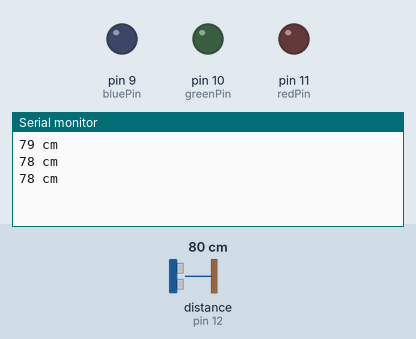
A sketch run on a simulated Arduino Uno, built with avr-gcc and run on an emulated ATmega328P. On the bench: output pins drawn as LEDs (lit = HIGH), the last lines printed to the serial monitor. Wiring (inferred from the names in the program): ultrasonic range finder: trigger pin 13; echo pin 12. The inputs (shaded band) are chosen by the test bench; at power-on: distance to the obstacle (sensor on pin 12) 80 cm. The echo pulse lasts 58.3 µs per cm; pins used as bus, display or sensor lines are not drawn.

Above: at 1.3 s.
1.4 s: distance to the obstacle (sensor on pin 12) set to 250 cm
At 2.0 s:
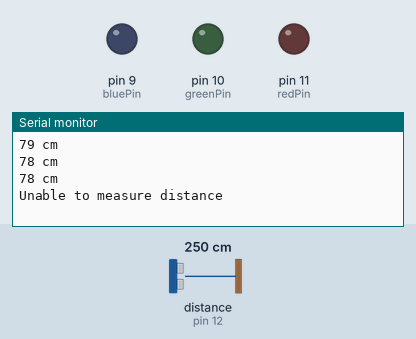
3.5 s: distance to the obstacle (sensor on pin 12) set to 4 cm
At 4.0 s:
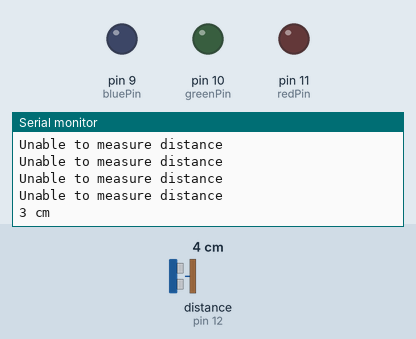
Timing chart, 0 to 6.5 s (numbered marks = the images above; inputs shaded):
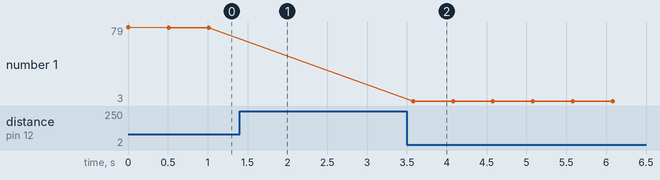

Measured:
- after the input at 1.4 s, the serial monitor: prints a new line after 0.13 s (image 1)
- after the input at 3.5 s, the serial monitor: prints a new line after 0.08 s (image 2)
- plotted number 1: 78 → 3 after the input at 3.5 s

The sketch:

ULTRASONIC_SAMPLE_SPEC2.ino
```cpp
#define trigPin 13
#define echoPin 12

int redPin = 11;
int greenPin = 10;
int bluePin = 9;

void setup()
{
  Serial.begin (9600);

  pinMode(trigPin, OUTPUT);
  pinMode(echoPin, INPUT);

  pinMode(redPin, OUTPUT);
  pinMode(greenPin, OUTPUT);
  pinMode(bluePin, OUTPUT);
}

void loop()
{
  long duration, distance;
  // (1) : generate ultrasonic waveform
  digitalWrite(trigPin, LOW);
  delayMicroseconds(2);
  digitalWrite(trigPin, HIGH);
  delayMicroseconds(10);

  // (2) : Waveform length - the time from the launch
  //       of the ultrasound to the return
  digitalWrite(trigPin, LOW);

  duration = pulseIn(echoPin, HIGH);

  distance = duration * 17 / 1000;

  if (distance >= 200 || distance <= 0)
  {
    Serial.println("Unable to measure distance");
  }
  else
  {
    Serial.print(distance);
    Serial.println(" cm");

//    setColor(0, 255, 0); // green
//    delay(1000);
  }
  delay(500);
}

// This function parameter receive directly R, G, B value.
void setColor(int red, int green, int blue)
{
  analogWrite(redPin,   red-255);
  analogWrite(greenPin, green-255);
  analogWrite(bluePin,  blue-255);
}
```
